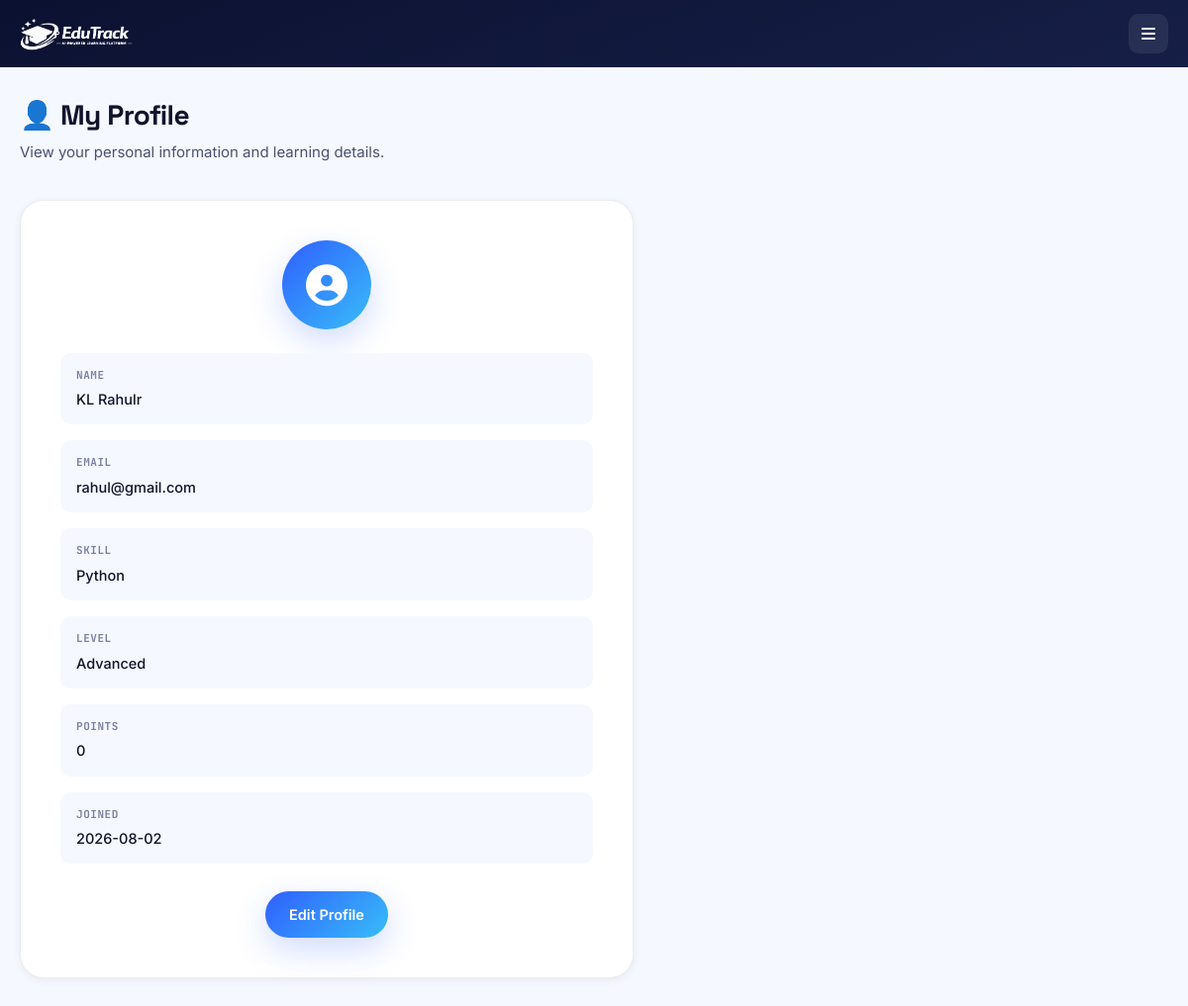
Page /learner/profile (signed in) on the earlier database version.
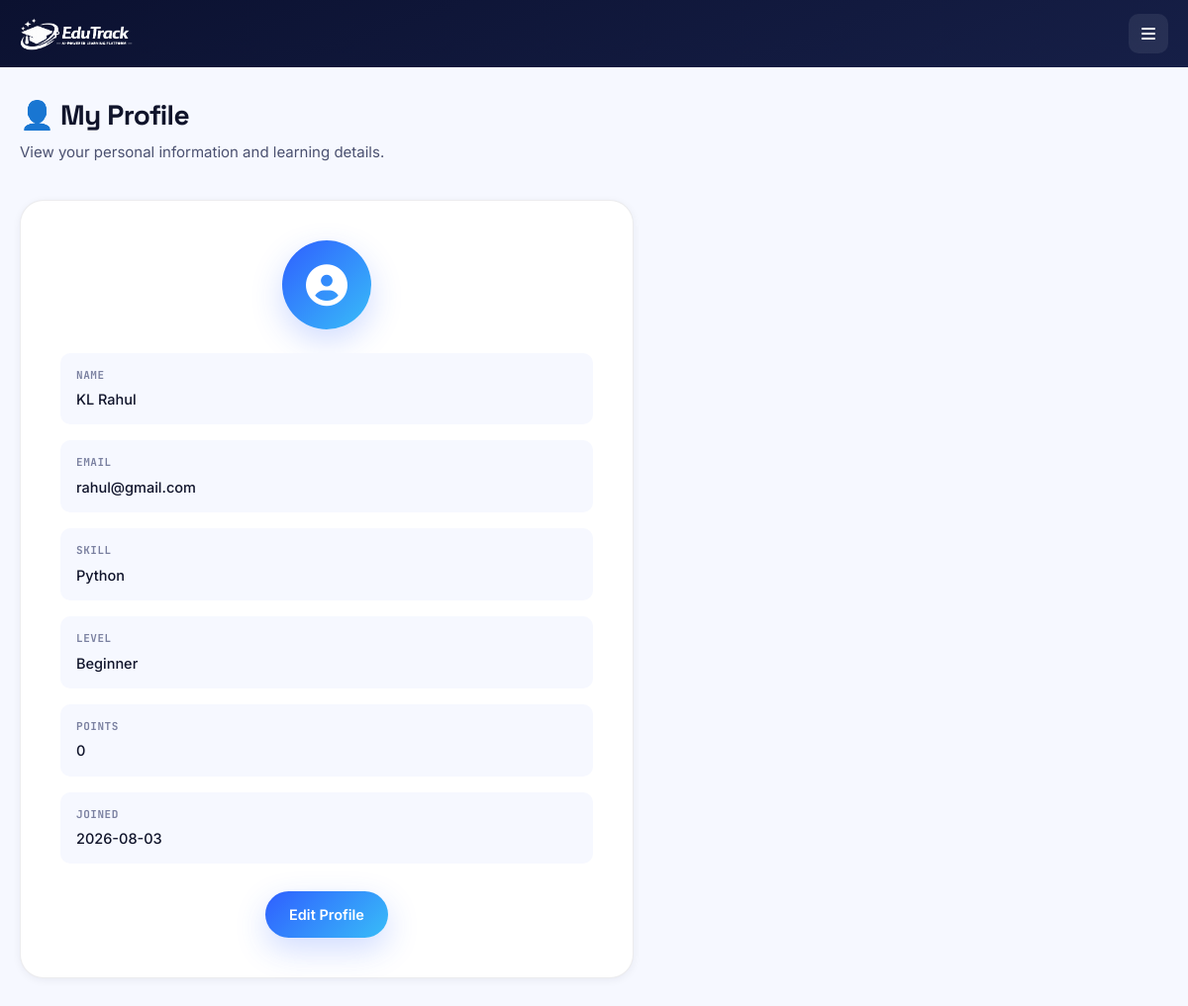
Same page on the later database version.
### tables this page shows
CREATE TABLE learners(

        id INTEGER PRIMARY KEY AUTOINCREMENT,

        name TEXT NOT NULL,

        email TEXT UNIQUE NOT NULL,

        password TEXT NOT NULL,

        date_of_birth TEXT NOT NULL,

        skill TEXT NOT NULL,

        level TEXT NOT NULL,

        points INTEGER DEFAULT 0,

        joined_date TEXT NOT NULL

    );

### app.py (the view)
@app.route("/learner/profile")
def learner_profile():
    if "learner_id" not in session:
        return redirect(url_for("learner_login"))
    connection = sqlite3.connect("database/edutrack.db")
    connection.row_factory = sqlite3.Row
    cursor = connection.cursor()
    cursor.execute(
        "SELECT * FROM learners WHERE id=?",
        (session["learner_id"],)
    )
    learner = cursor.fetchone()
    connection.close()
    return render_template(
        "profile.html",
        learner=learner
    )

### templates/profile.html (shortened to what this page needs)
<!DOCTYPE html>
<html lang="en">
<head>
    <link rel="stylesheet"
          href="{{ url_for('static', filename='css/app.css') }}">
    <link rel="stylesheet"
          href="https://cdnjs.cloudflare.com/ajax/libs/font-awesome/6.6.0/css/all.min.css">
</head>
<body>
<div class="dashboard-container">
    <aside class="sidebar">
        <div class="sidebar-logo">
            <img src="{{ url_for('static',
                     filename='images/edutrack-logo.png') }}"
                 alt="EduTrack Logo">
        </div>
        <button class="sidebar-toggle" aria-label="Toggle menu">
            <i class="fa-solid fa-bars"></i>
        </button>
    </aside>
    <main class="dashboard-content">
        <section class="page-header">
            <h1>👤 My Profile</h1>
            <p>
                View your personal information and learning details.
            </p>
        </section>
        <section class="profile-page-card">
            <div class="profile-avatar">
                <i class="fa-solid fa-circle-user"></i>
            </div>
            <div class="profile-details">
                <div class="profile-item">
                    <strong>Name</strong>
                    <p>{{ learner['name'] }}</p>
                </div>
                <div class="profile-item">
                    <strong>Email</strong>
                    <p>{{ learner['email'] }}</p>
                </div>
                <div class="profile-item">
                    <strong>Skill</strong>
                    <p>{{ learner['skill'] }}</p>
                </div>
                <div class="profile-item">
                    <strong>Level</strong>
                    <p>{{ learner['level'] }}</p>
                </div>
                <div class="profile-item">
                    <strong>Points</strong>
                    <p>{{ learner['points'] }}</p>
                </div>
                <div class="profile-item">
                    <strong>Joined</strong>
                    <p>{{ learner['joined_date'] }}</p>
                </div>
            </div>
            <a href="{{ url_for('edit_profile') }}"
               class="continue-btn">
                Edit Profile
            </a>
        </section>
    </main>
</div>
</body>
</html>

Differences in the rows shown:
changed learners "rahul@gmail.com": name "KL Rahulr" → "KL Rahul"; level "Advanced" → "Beginner"; joined_date "2026-08-02" → "2026-08-03"
